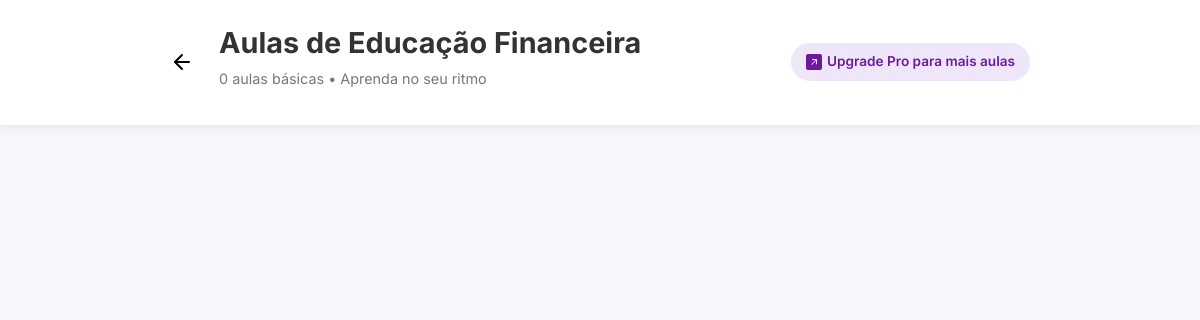
The page /educacao/aulas/ on the database as committed earlier.
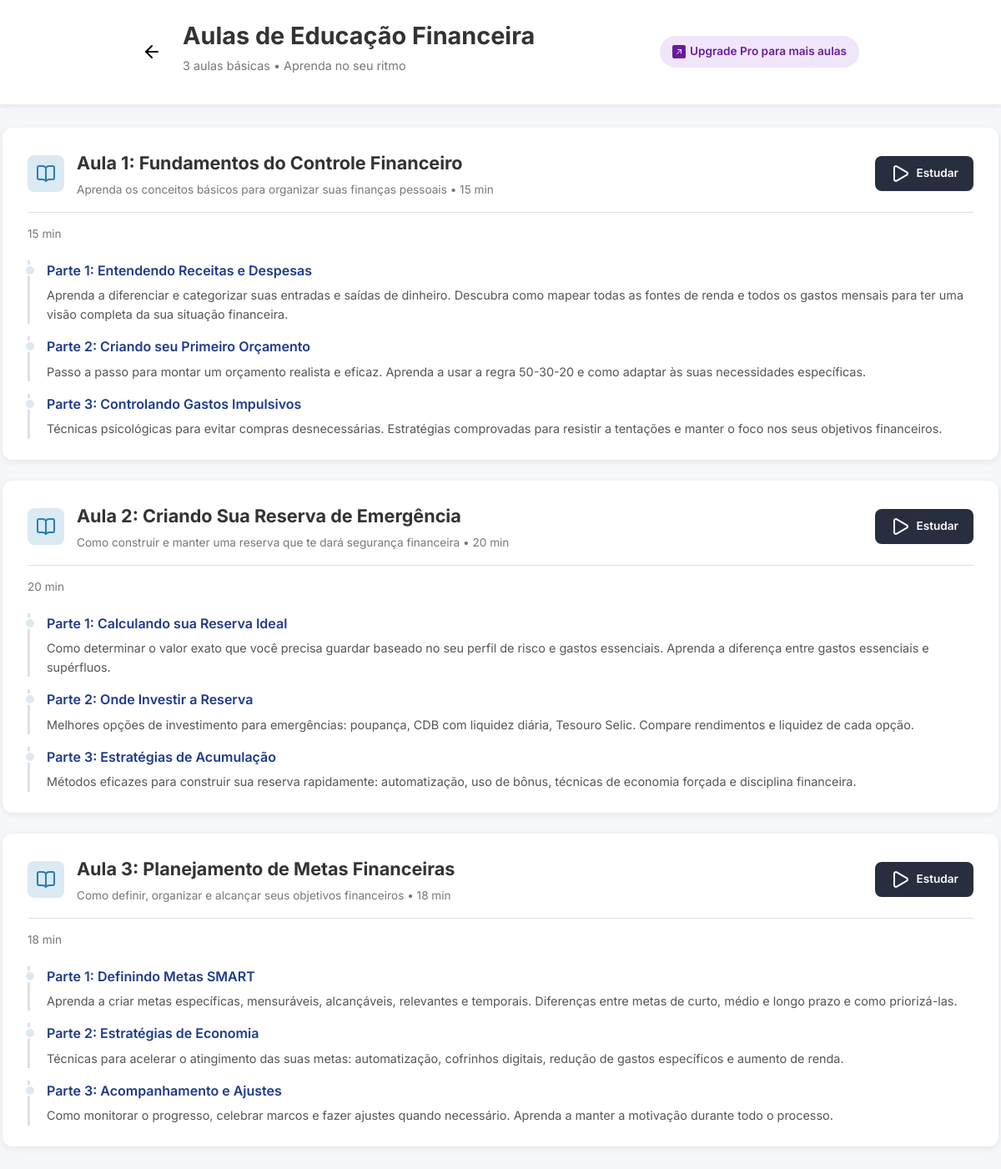
The same page on the database as committed later.
### financas/models.py (models this page shows, shortened)
class Aula(models.Model):
    titulo = models.CharField(max_length=200)
    descricao = models.TextField()
    duracao_minutos = models.IntegerField(default=0)
    pdf_url = models.URLField(blank=True, null=True) # Para o link do PDF

class ParteAula(models.Model):
    aula = models.ForeignKey(Aula, related_name='partes', on_delete=models.CASCADE)
    titulo = models.CharField(max_length=200)
    descricao = models.TextField()

### financas/views.py (the view)
# urls.py: path('aulas/', views.pagina_aulas, name='aulas'),
def pagina_aulas(request):
    aulas = Aula.objects.all()
    contexto = {
        'aulas': aulas
    }
    return render(request, 'financas/aulas.html', contexto)

### financas/templates/financas/aulas.html (shortened to what this page needs)
{% load static %}
<!DOCTYPE html>
<html lang="pt-br">
<head>
    <link rel="stylesheet" href="{% static 'css/style.css' %}">
</head>
<body>
    <div class="page-header">
        <div class="left-section">
            <a href="{% url 'financas:educacao' %}" class="back-button">
                <i data-lucide="arrow-left" class="w-10 h-10"></i>
            </a>
            <div>
                <h1>Aulas de Educação Financeira</h1>
                <p class="subtitle">{{ aulas.count }} aulas básicas • Aprenda no seu ritmo</p>
            </div>
        </div>
        <a href="#" class="upgrade-button">
            Upgrade Pro para mais aulas
        </a>
    </div>
    <div class="container">
        {% for aula in aulas %}
        <div class="aula-card">
            <div class="aula-card-header">
                <div class="aula-card-title-section">
                    <div class="aula-icon" id="icon-{{ aula.id }}">
                        <i data-lucide="book-open" class="w-5 h-5" id="book-icon-{{ aula.id }}"></i>
                    </div>
                    <div class="aula-info">
                        <h2>{{ aula.titulo }}</h2>
                        <p>{{ aula.descricao }}</p>
                    </div>
                </div>
                <div class="aula-buttons">
                    <a href="#" class="aula-button study-button" id="study-{{ aula.id }}">
                        <i data-lucide="play" class="w-5 h-5"></i>
                        Estudar
                    </a>
                </div>
            </div>
            <p class="aula-duration">{{ aula.duracao_minutos }} min</p>
            <div class="partes-container">
                {% for parte in aula.partes.all %}
                <div class="parte-aula">
                    <h3>Parte {{ forloop.counter }}: {{ parte.titulo }}</h3>
                    <p>{{ parte.descricao }}</p>
                </div>
                {% endfor %}
            </div>
        </div>
        {% endfor %}
    </div>
</body>
</html>

Rows that differ between the two databases and show on the page:
added Aula: titulo "Aula 1: Fundamentos do Controle Financeiro", descricao "Aprenda os conceitos básicos para organizar suas finanças pessoais • 15 min", duracao_minutos "15"
added ParteAula: titulo "Entendendo Receitas e Despesas", descricao "Aprenda a diferenciar e categorizar suas entradas e saídas de dinheiro. Descubra como mapear todas as fontes de renda e todos os gastos mensais para ter uma visão completa da sua situação financeira.", shown under "Aula 1: Fundamentos do Controle Financeiro"
added ParteAula: titulo "Criando seu Primeiro Orçamento", descricao "Passo a passo para montar um orçamento realista e eficaz. Aprenda a usar a regra 50-30-20 e como adaptar às suas necessidades específicas.", shown under "Aula 1: Fundamentos do Controle Financeiro"
added ParteAula: titulo "Controlando Gastos Impulsivos", descricao "Técnicas psicológicas para evitar compras desnecessárias. Estratégias comprovadas para resistir a tentações e manter o foco nos seus objetivos financeiros.", shown under "Aula 1: Fundamentos do Controle Financeiro"
added Aula: titulo "Aula 2: Criando Sua Reserva de Emergência", descricao "Como construir e manter uma reserva que te dará segurança financeira • 20 min", duracao_minutos "20"
added ParteAula: titulo "Calculando sua Reserva Ideal", descricao "Como determinar o valor exato que você precisa guardar baseado no seu perfil de risco e gastos essenciais. Aprenda a diferença entre gastos essenciais e supérfluos.", shown under "Aula 2: Criando Sua Reserva de Emergência"
added ParteAula: titulo "Onde Investir a Reserva", descricao "Melhores opções de investimento para emergências: poupança, CDB com liquidez diária, Tesouro Selic. Compare rendimentos e liquidez de cada opção.", shown under "Aula 2: Criando Sua Reserva de Emergência"
added ParteAula: titulo "Estratégias de Acumulação", descricao "Métodos eficazes para construir sua reserva rapidamente: automatização, uso de bônus, técnicas de economia forçada e disciplina financeira.", shown under "Aula 2: Criando Sua Reserva de Emergência"
added Aula: titulo "Aula 3: Planejamento de Metas Financeiras", descricao "Como definir, organizar e alcançar seus objetivos financeiros • 18 min", duracao_minutos "18"
added ParteAula: titulo "Definindo Metas SMART", descricao "Aprenda a criar metas específicas, mensuráveis, alcançáveis, relevantes e temporais. Diferenças entre metas de curto, médio e longo prazo e como priorizá-las.", shown under "Aula 3: Planejamento de Metas Financeiras"
added ParteAula: titulo "Estratégias de Economia", descricao "Técnicas para acelerar o atingimento das suas metas: automatização, cofrinhos digitais, redução de gastos específicos e aumento de renda.", shown under "Aula 3: Planejamento de Metas Financeiras"
added ParteAula: titulo "Acompanhamento e Ajustes", descricao "Como monitorar o progresso, celebrar marcos e fazer ajustes quando necessário. Aprenda a manter a motivação durante todo o processo.", shown under "Aula 3: Planejamento de Metas Financeiras"
Other text that changed with them:
{{ aulas.count }}: "0" → "3"
